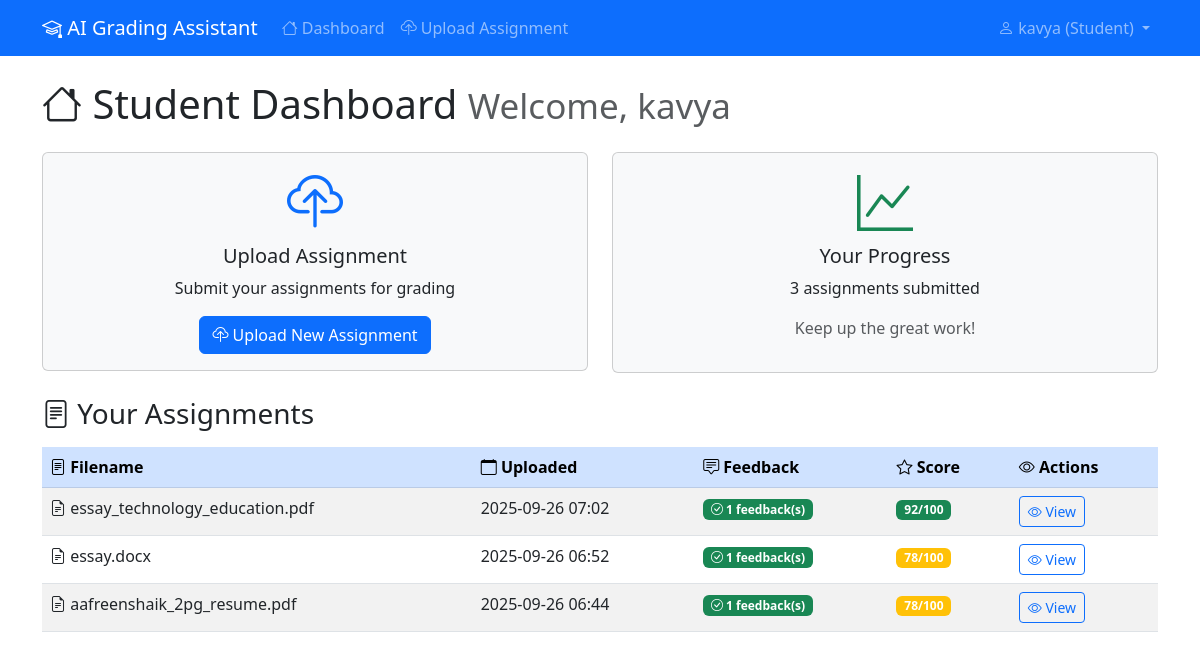
The app's page /student/dashboard (signed in) with its own data.
### models.py (models this page shows, shortened)
class User(UserMixin, db.Model):
    id = db.Column(db.Integer, primary_key=True)
    name = db.Column(db.String(100), nullable=False)
    email = db.Column(db.String(120), unique=True, nullable=False)
    password_hash = db.Column(db.String(200), nullable=False)
    role = db.Column(db.String(20), nullable=False)  # 'student' or 'teacher'
    created_at = db.Column(db.DateTime, default=datetime.utcnow)
    assignments = db.relationship('Assignment', backref='student', lazy=True, foreign_keys='Assignment.student_id')
    feedbacks = db.relationship('Feedback', backref='teacher', lazy=True, foreign_keys='Feedback.teacher_id')

class Assignment(db.Model):
    id = db.Column(db.Integer, primary_key=True)
    student_id = db.Column(db.Integer, db.ForeignKey('user.id'), nullable=False)
    filename = db.Column(db.String(255), nullable=False)
    filepath = db.Column(db.String(500), nullable=False)
    text_content = db.Column(db.Text, nullable=True)
    uploaded_at = db.Column(db.DateTime, default=datetime.utcnow)
    feedbacks = db.relationship('Feedback', backref='assignment', lazy=True, cascade='all, delete-orphan')

class Feedback(db.Model):
    id = db.Column(db.Integer, primary_key=True)
    assignment_id = db.Column(db.Integer, db.ForeignKey('assignment.id'), nullable=False)
    teacher_id = db.Column(db.Integer, db.ForeignKey('user.id'), nullable=False)
    content = db.Column(db.Text, nullable=False)
    score = db.Column(db.Integer, nullable=True)  # 0-100
    generated_by_ai = db.Column(db.Boolean, default=True)
    created_at = db.Column(db.DateTime, default=datetime.utcnow)

### app.py (the view)
@app.route('/student/dashboard')
@login_required
def student_dashboard():
    if current_user.role != 'student':
        return redirect(url_for('teacher_dashboard'))
    assignments = Assignment.query.filter_by(student_id=current_user.id).order_by(Assignment.uploaded_at.desc()).all()
    return render_template('dashboard_student.html', assignments=assignments)

### app.py (called while the page is built)
@login_manager.user_loader
def load_user(user_id):
    return User.query.get(int(user_id))

### templates/dashboard_student.html (shortened to what this page needs)
{% extends "base.html" %}
{% block content %}
<div class="row">
    <div class="col-12">
        <h1 class="mb-4">
            <i class="bi bi-house"></i> Student Dashboard
            <small class="text-muted">Welcome, {{ current_user.name }}</small>
        </h1>
    </div>
</div>
<div class="row mb-4">
    <div class="col-md-6">
        <div class="card bg-light">
            <div class="card-body text-center">
                <i class="bi bi-cloud-upload display-4 text-primary"></i>
                <h5 class="card-title mt-2">Upload Assignment</h5>
                <p class="card-text">Submit your assignments for grading</p>
                <a href="{{ url_for('upload_assignment') }}" class="btn btn-primary">
                    <i class="bi bi-cloud-upload"></i> Upload New Assignment
                </a>
            </div>
        </div>
    </div>
    <div class="col-md-6">
        <div class="card bg-light">
            <div class="card-body text-center">
                <i class="bi bi-graph-up display-4 text-success"></i>
                <h5 class="card-title mt-2">Your Progress</h5>
                <p class="card-text">{{ assignments|length }} assignments submitted</p>
                <p class="text-muted">Keep up the great work!</p>
            </div>
        </div>
    </div>
</div>
<div class="row">
    <div class="col-12">
        <h3 class="mb-3">
            <i class="bi bi-file-text"></i> Your Assignments
        </h3>
        {% if assignments %}
        <div class="table-responsive">
            <table class="table table-striped">
                <thead class="table-primary">
                    <tr>
                        <th><i class="bi bi-file-text"></i> Filename</th>
                        <th><i class="bi bi-calendar"></i> Uploaded</th>
                        <th><i class="bi bi-chat-square-text"></i> Feedback</th>
                        <th><i class="bi bi-star"></i> Score</th>
                        <th><i class="bi bi-eye"></i> Actions</th>
                    </tr>
                </thead>
                <tbody>
                    {% for assignment in assignments %}
                    <tr>
                        <td>
                            <i class="bi bi-file-earmark-text"></i>
                            {{ assignment.filename }}
                        </td>
                        <td>{{ assignment.uploaded_at.strftime('%Y-%m-%d %H:%M') }}</td>
                        <td>
                            {% if assignment.feedbacks %}
                                <span class="badge bg-success">
                                    <i class="bi bi-check-circle"></i> {{ assignment.feedbacks|length }} feedback(s)
                                </span>
                            {% else %}
                                <span class="badge bg-warning">
                                    <i class="bi bi-clock"></i> Pending
                                </span>
                            {% endif %}
                        </td>
                        <td>
                            {% if assignment.feedbacks %}
                                {% set latest_feedback = assignment.feedbacks|selectattr('score')|first %}
                                {% if latest_feedback %}
                                    <span class="badge bg-{{ 'success' if latest_feedback.score >= 80 else 'warning' if latest_feedback.score >= 60 else 'danger' }}">
                                        {{ latest_feedback.score }}/100
                                    </span>
                                {% else %}
                                    <span class="text-muted">-</span>
                                {% endif %}
                            {% else %}
                                <span class="text-muted">-</span>
                            {% endif %}
                        </td>
                        <td>
                            <a href="{{ url_for('view_assignment', assignment_id=assignment.id) }}" class="btn btn-sm btn-outline-primary">
                                <i class="bi bi-eye"></i> View
                            </a>
                        </td>
                    </tr>
                    {% endfor %}
                </tbody>
            </table>
        </div>
        {% endif %}
    </div>
</div>
{% endblock %}

### templates/base.html (shortened to what this page needs)
<!DOCTYPE html>
<html lang="en">
<head>
    <link href="https://cdn.jsdelivr.net/npm/bootstrap@5.3.0/dist/css/bootstrap.min.css" rel="stylesheet">
    <link href="https://cdn.jsdelivr.net/npm/bootstrap-icons@1.10.0/font/bootstrap-icons.css" rel="stylesheet">
</head>
<body>
    <nav class="navbar navbar-expand-lg navbar-dark bg-primary">
        <div class="container">
            <a class="navbar-brand" href="{{ url_for('index') }}">
                <i class="bi bi-mortarboard"></i> AI Grading Assistant
            </a>
            {% if current_user.is_authenticated %}
            <div class="collapse navbar-collapse" id="navbarNav">
                <ul class="navbar-nav me-auto">
                    {% if current_user.role == 'student' %}
                    <li class="nav-item">
                        <a class="nav-link" href="{{ url_for('student_dashboard') }}">
                            <i class="bi bi-house"></i> Dashboard
                        </a>
                    </li>
                    <li class="nav-item">
                        <a class="nav-link" href="{{ url_for('upload_assignment') }}">
                            <i class="bi bi-cloud-upload"></i> Upload Assignment
                        </a>
                    </li>
                    {% endif %}
                </ul>
                <ul class="navbar-nav">
                    <li class="nav-item dropdown">
                        <a class="nav-link dropdown-toggle" href="#" role="button" data-bs-toggle="dropdown">
                            <i class="bi bi-person"></i> {{ current_user.name }} ({{ current_user.role.title() }})
                        </a>
                    </li>
                </ul>
            </div>
            {% endif %}
        </div>
    </nav>
    <main class="container mt-4">
        {% block content %}{% endblock %}
    </main>
</body>
</html>

### records on screen
User: name "kavya", role "Student"
Assignment: filename "essay_technology_education.pdf", uploaded_at "2025-09-26 07:02", feedbacks|length "1"
Feedback: score "92"
Assignment: filename "essay.docx", uploaded_at "2025-09-26 06:52", feedbacks|length "1"
Feedback: score "78"
Assignment: filename "aafreenshaik_2pg_resume.pdf", uploaded_at "2025-09-26 06:44", feedbacks|length "1"
Feedback: score "78"

### other values on screen
{{ assignments|length }} "3"
